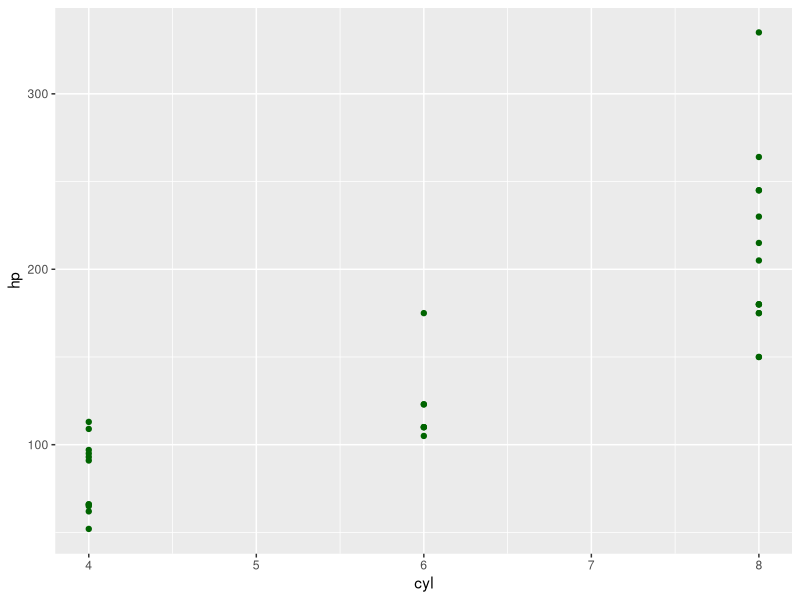

R code for this plot:
### Load Packages

library(tidyverse)
library(ggplot2)

### Some Code

mtcars %>%
  filter(cyl >= 6) %>%
  summarise(mean_hp = mean(hp),
            hp_wt = hp/wt)

### Plot

ggplot(mtcars,
       aes(x = cyl,
           y = hp)) +
  geom_point(col="darkgreen")

#####

# --------------
#   I love repliCATS
# --------------
#   \
# \
# \
# |\___/|
#   ==) ^Y^ (==
#              \  ^  /
#   )=*=(
#     /     \
#     |     |
#       /| | | |\
#     \| | |_|/\
#     jgs  //_// ___/
#       \_)
#

######################
### NEED MORE DOGS ###
######################
